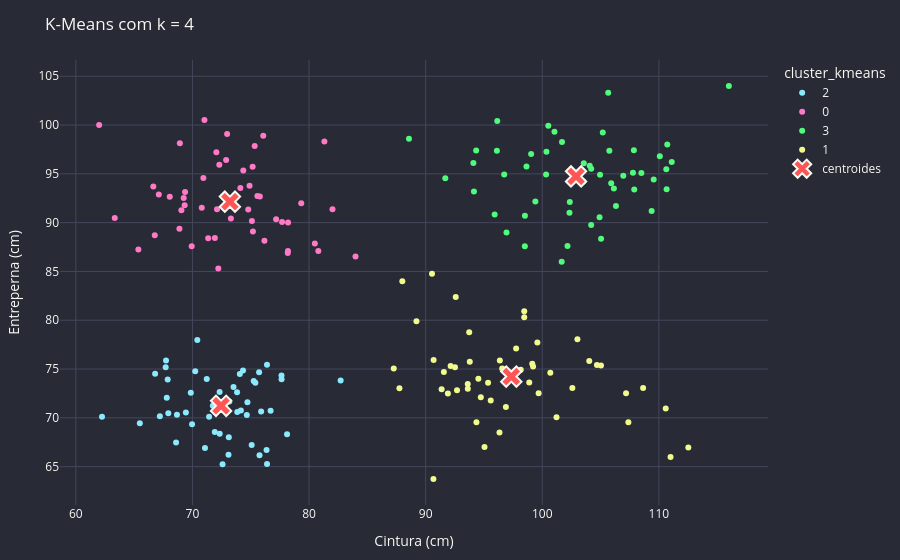

Here is the notebook cell this chart was saved with:
### Markdown cell above
## 4. K-Means passo a passo

K-Means representa cada cluster por um centroide. O algoritmo alterna entre atribuir pontos ao centroide mais próximo e mover cada centroide para a média dos pontos atribuídos.

### Code cell
kmeans = KMeans(n_clusters=4, n_init=20, random_state=RANDOM_STATE)
df['cluster_kmeans'] = kmeans.fit_predict(X_scaled).astype(str)
centroids_original = scaler.inverse_transform(kmeans.cluster_centers_)

fig_kmeans = px.scatter(
    df, x='cintura_cm', y='entreperna_cm', color='cluster_kmeans',
    color_discrete_sequence=[DRACULA['cyan'], DRACULA['pink'], DRACULA['green'], DRACULA['yellow']],
    labels={'cintura_cm': 'Cintura (cm)', 'entreperna_cm': 'Entreperna (cm)'},
)
fig_kmeans.add_trace(go.Scatter(
    x=centroids_original[:, 0], y=centroids_original[:, 1],
    mode='markers', name='centroides',
    marker=dict(color=DRACULA['red'], size=18, symbol='x', line=dict(color=DRACULA['fg'], width=2)),
))
apply_dracula(fig_kmeans, 'K-Means com k = 4')
fig_kmeans.show()

### Figure 1 — Plotly figure (JSON) as saved in the notebook; plotly's stock layout.template omitted (floating-point values rounded to 4 significant figures)
{"data": [{"hovertemplate": "cluster_kmeans=2<br>Cintura (cm)=%{x}<br>Entreperna (cm)=%{y}<extra></extra>", "legendgroup": "2", "marker": {"color": "#8be9fd", "symbol": "circle"}, "mode": "markers", "name": "2", "orientation": "v", "showlegend": true, "type": "scatter", "x": [73.52, 66.8, 75.75, 76.7, 62.24, 65.49, 72.64, 70.42, 71.92, 67.73, 76.4, 75.89, 72.33, 77.64, 74.34, 67.7, 73.84, 67.21, 76.39, 71.75, 71.08, 68.6, 78.11, 71.23, 69.86, 70.24, 74.66, 73.83, 74.06, 74.15, 82.71, 69.97, 69.44, 67.93, 75.08, 77.64, 71.43, 67.8, 67.88, 75.25, 75.72, 74.72, 68.67, 73.16, 72.58, 73.09, 76.36, 73.12, 75.39, 72.34], "xaxis": "x", "y": [73.16, 74.53, 66.17, 70.72, 70.12, 69.44, 70.9, 77.98, 68.54, 75.87, 65.27, 70.66, 72.65, 74.34, 74.84, 75.17, 70.61, 70.15, 75.43, 71.23, 66.9, 67.47, 68.32, 73.99, 72.57, 74.76, 70.29, 72.63, 74.5, 70.76, 73.83, 69.35, 70.55, 70.47, 67.22, 73.95, 70.12, 72.05, 73.92, 73.79, 74.66, 71.61, 70.31, 71.68, 65.25, 66.21, 66.71, 68.01, 73.6, 68.38], "yaxis": "y"}, {"hovertemplate": "cluster_kmeans=0<br>Cintura (cm)=%{x}<br>Entreperna (cm)=%{y}<extra></extra>", "legendgroup": "0", "marker": {"color": "#ff79c6", "symbol": "circle"}, "mode": "markers", "name": "0", "orientation": "v", "showlegend": true, "type": "scatter", "x": [72.11, 80.5, 72.22, 77.69, 69.33, 72.97, 69.25, 72.3, 78.2, 65.36, 76.17, 75.19, 71.03, 66.77, 74.36, 71.35, 75.16, 74.11, 82.01, 72.8, 68.88, 74.9, 75.1, 80.8, 78.18, 75.78, 81.32, 68.06, 70.8, 69.37, 72.05, 67.12, 77.18, 72.89, 66.65, 68.92, 75.57, 78.19, 83.98, 76.07, 69.05, 63.34, 75.34, 69.94, 71.92, 70.94, 73.3, 79.33, 74.79, 62.0], "xaxis": "x", "y": [91.37, 87.86, 85.3, 90.05, 91.78, 99.07, 92.52, 95.93, 90.0, 87.26, 88.14, 89.1, 100.5, 88.71, 95.35, 88.39, 95.73, 93.54, 91.37, 91.84, 89.38, 93.78, 90.18, 87.1, 86.89, 92.69, 98.32, 92.64, 91.53, 93.14, 97.22, 92.88, 90.36, 96.43, 93.72, 98.14, 92.73, 87.1, 86.53, 98.89, 91.28, 90.47, 97.85, 87.57, 88.42, 94.57, 90.42, 91.98, 91.35, 100.0], "yaxis": "y"}, {"hovertemplate": "cluster_kmeans=3<br>Cintura (cm)=%{x}<br>Entreperna (cm)=%{y}<extra></extra>", "legendgroup": "3", "marker": {"color": "#50fa7b", "symbol": "circle"}, "mode": "markers", "name": "3", "orientation": "v", "showlegend": true, "type": "scatter", "x": [88.57, 110.6, 94.33, 106.3, 100.4, 101.7, 96.74, 100.3, 108.5, 104.9, 110.7, 107.9, 104.2, 110.7, 104.2, 106.1, 100.5, 102.3, 98.51, 106.9, 96.11, 105.9, 101.0, 107.9, 105.8, 111.1, 105.7, 94.14, 101.7, 96.14, 99.41, 109.6, 105.2, 98.51, 96.93, 102.2, 95.92, 98.64, 103.6, 107.8, 105.0, 103.5, 102.4, 104.1, 110.1, 91.68, 99.04, 105.0, 94.09, 109.4, 116.0], "xaxis": "x", "y": [98.6, 95.47, 97.39, 91.72, 97.26, 98.27, 94.93, 94.94, 95.08, 90.55, 93.41, 93.39, 95.53, 98.0, 89.77, 93.5, 99.93, 91.03, 90.71, 94.81, 97.38, 94.05, 99.32, 97.43, 97.37, 96.22, 103.3, 93.18, 85.99, 100.4, 92.17, 94.43, 99.24, 87.59, 88.99, 87.59, 90.82, 95.76, 96.1, 95.11, 88.35, 94.22, 92.11, 95.84, 96.81, 94.55, 97.04, 94.92, 96.12, 91.18, 104.0], "yaxis": "y"}, {"hovertemplate": "cluster_kmeans=1<br>Cintura (cm)=%{x}<br>Entreperna (cm)=%{y}<extra></extra>", "legendgroup": "1", "marker": {"color": "#f1fa8c", "symbol": "circle"}, "mode": "markers", "name": "1", "orientation": "v", "showlegend": true, "type": "scatter", "x": [99.69, 105.0, 98.45, 101.2, 87.75, 97.76, 93.78, 91.91, 93.61, 96.33, 102.6, 91.37, 98.15, 95.58, 96.36, 103.0, 100.7, 104.7, 97.23, 94.52, 96.88, 99.21, 98.88, 92.58, 98.45, 99.14, 110.6, 107.4, 93.73, 96.56, 90.68, 95.05, 99.58, 104.0, 94.35, 94.73, 87.26, 97.19, 92.69, 95.35, 93.62, 97.53, 89.21, 90.66, 108.6, 91.56, 92.52, 107.2, 112.5, 92.14, 90.54, 88.0, 111.0], "xaxis": "x", "y": [72.53, 75.37, 80.91, 70.05, 73.02, 77.11, 75.74, 72.5, 73.46, 68.5, 73.05, 72.93, 74.93, 71.78, 75.89, 78.05, 74.62, 75.41, 74.21, 74.0, 71.11, 75.27, 73.61, 82.37, 80.29, 75.54, 70.95, 69.55, 78.76, 75.05, 75.92, 67.02, 77.71, 75.82, 69.56, 72.11, 75.05, 74.21, 72.83, 73.59, 72.99, 74.61, 79.89, 63.73, 73.05, 74.71, 75.18, 72.51, 66.97, 75.31, 84.76, 84.0, 66.0], "yaxis": "y"}, {"marker": {"color": "#ff5555", "line": {"color": "#f8f8f2", "width": 2}, "size": 18, "symbol": "x"}, "mode": "markers", "name": "centroides", "type": "scatter", "x": [73.21, 97.34, 72.46, 102.9], "y": [92.15, 74.23, 71.23, 94.74]}], "layout": {"font": {"color": "#f8f8f2"}, "legend": {"title": {"text": "cluster_kmeans"}, "tracegroupgap": 0}, "margin": {"b": 55, "l": 60, "r": 30, "t": 60}, "paper_bgcolor": "#282a36", "plot_bgcolor": "#282a36", "title": {"text": "K-Means com k = 4"}, "xaxis": {"anchor": "y", "domain": [0, 1], "gridcolor": "#44475a", "title": {"text": "Cintura (cm)"}, "zerolinecolor": "#6272a4"}, "yaxis": {"anchor": "x", "domain": [0, 1], "gridcolor": "#44475a", "title": {"text": "Entreperna (cm)"}, "zerolinecolor": "#6272a4"}}}
